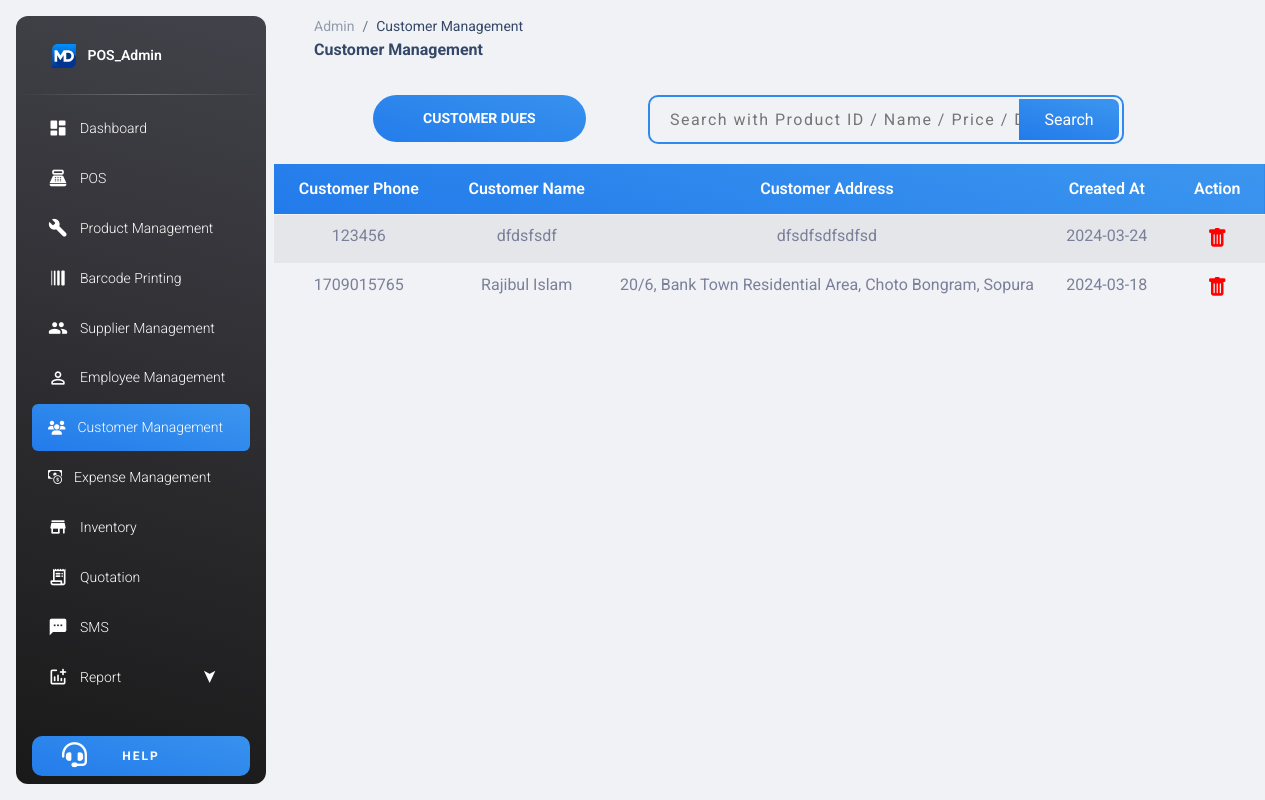
Screenshot of /Admin_panel/customer_management.php with the database file from the repository.
### tables this page shows
CREATE TABLE `customer` (
  `phone` bigint(11) NOT NULL,
  `name` varchar(255) DEFAULT NULL,
  `address` varchar(255) DEFAULT NULL,
  `created_at` varchar(255) NOT NULL
);

### Admin_panel/customer_management.php (the view, shortened to what this page needs)
<!DOCTYPE html>
<html lang="en">
<head>
  <link rel="stylesheet" href="https://cdn.jsdelivr.net/npm/bootstrap-icons@1.11.3/font/bootstrap-icons.min.css">
  <link rel="stylesheet" href="https://cdnjs.cloudflare.com/ajax/libs/font-awesome/6.5.1/css/fontawesome.min.css" />
  <link href="../assets/css/nucleo-icons.css" rel="stylesheet" />
  <link href="../assets/css/nucleo-svg.css" rel="stylesheet" />
  <link href="../assets/css/customer_management.css" rel="stylesheet" />
  <link id="pagestyle" href="../assets/css/material-dashboard.css?v=3.1.0" rel="stylesheet" />
</head>
<body class="g-sidenav-show  bg-gray-200">
  <aside class="sidenav navbar navbar-vertical navbar-expand-xs border-0 border-radius-xl my-3 fixed-start ms-3   bg-gradient-dark" id="sidenav-main">
    <div class="sidenav-header">
      <a class="navbar-brand m-0" href=" https://demos.creative-tim.com/material-dashboard/pages/dashboard " target="_blank">
        <img src="../assets/img/MD logo.svg" class="navbar-brand-img h-100" alt="main_logo">
        <span class="ms-1 font-weight-bold text-white">POS_Admin</span>
      </a>
    </div>
    <hr class="horizontal light mt-0 mb-2">
    <div class="collapse navbar-collapse  w-auto " id="sidenav-collapse-main">
      <ul class="navbar-nav">
        <li class="nav-item">
          <a class="nav-link text-white " href="dashboard.php">
            <div class="text-white text-center me-2 d-flex align-items-center justify-content-center">
              <i class="material-icons opacity-10">dashboard</i>
            </div>
            <span class="nav-link-text ms-1">Dashboard</span>
          </a>
        </li>
        <li class="nav-item">
          <a class="nav-link text-white" href="pos.php">
            <div class="text-white text-center me-2 d-flex align-items-center justify-content-center">
              <i class="material-icons opacity-10">point_of_sale</i>
            </div>
            <span class="nav-link-text ms-1">POS</span>
          </a>
        </li>
        <li class="nav-item">
          <a class="nav-link text-white " href="product_management.php">
            <div class="text-white text-center me-2 d-flex align-items-center justify-content-center">
              <i class="material-icons opacity-10">build</i>
            </div>
            <span class="nav-link-text ms-1">Product Management</span>
          </a>
        </li>
        <li class="nav-item">
          <a class="nav-link text-white " href="barcode_printing.php">
            <div class="text-white text-center me-2 d-flex align-items-center justify-content-center">
              <i class="material-icons opacity-10" style="transform:rotate(90deg);">line_weight</i>
            </div>
            <span class="nav-link-text ms-1">Barcode Printing</span>
          </a>
        </li>
        <li class="nav-item">
          <a class="nav-link text-white " href="supplier_management.php">
            <div class="text-white text-center me-2 d-flex align-items-center justify-content-center">
              <i class="material-icons opacity-10">group</i>
            </div>
            <span class="nav-link-text ms-1">Supplier Management</span>
          </a>
        </li>
        <li class="nav-item">
          <a class="nav-link text-white " href="sales_staff.php">
            <div class="text-white text-center me-2 d-flex align-items-center justify-content-center">
              <i class="material-icons opacity-10">person_outline</i>
            </div>
            <span class="nav-link-text ms-1">Employee Management</span>
          </a>
        </li>
        <li class="nav-item">
          <a class="nav-link text-white bg-gradient-primary" href="customer_management.php">
            <div class="text-white text-center me-2 d-flex align-items-center justify-content-center">
              <i class="fas fa-users opacity-10"></i>
            </div>
            <span class="nav-link-text ms-1">Customer Management</span>
          </a>
        </li>
        <li class="nav-item">
          <a class="nav-link text-white " href="expens_management.php">
            <div class="text-white text-center me-2 d-flex align-items-center justify-content-center">
            <i class="bi bi-cash-coin opacity-10"></i>
            </div>
            <span class="nav-link-text ms-1">Expense Management</span>
          </a>
        </li>
        <li class="nav-item">
          <a class="nav-link text-white " href="inventory.php">
            <div class="text-white text-center me-2 d-flex align-items-center justify-content-center">
              <i class="material-icons opacity-10">store</i>
            </div>
            <span class="nav-link-text ms-1">Inventory</span>
          </a>
        </li>
        <li class="nav-item">
          <a class="nav-link text-white " href="quotation.php">
            <div class="text-white text-center me-2 d-flex align-items-center justify-content-center">
              <i class="material-icons opacity-10">receipt_long</i>
            </div>
            <span class="nav-link-text ms-1">Quotation</span>
          </a>
        </li>
        <li class="nav-item">
          <a class="nav-link text-white" href="sms.php">
            <div class="text-white text-center me-2 d-flex align-items-center justify-content-center">
              <i class="material-icons opacity-10">sms</i>
            </div>
            <span class="nav-link-text ms-1">SMS</span>
          </a>
        </li>
        <li class="nav-item sub_menu">
          <div class="nav-link text-white dropdown_menu " href="">
            <div class="text-white text-center me-2 d-flex align-items-center justify-content-center">
              <i class="material-icons opacity-10">addchart</i>
            </div>
            <span class="nav-link-text ms-1">Report</span>
          </div>
        </li>
      </ul>
    </div>
    <div class="sidenav-footer position-absolute w-100 bottom-1">
      <div class="mx-3">
        <a class="btn bg-gradient-primary w-100 " href="support.php" type="button" style="letter-spacing:2px;border-radius:10px !important;padding:10px !important;"><i class="fas fa-headset position-absolute  text-white" style="font-size:25px;width: 100%; left:-30%; top: 7px;"></i><span class="text-white">Help</span></a>
      </div>
    </div>
  </aside>
  <main class="main-content position-relative max-height-vh-100 h-100 border-radius-lg ">
    <nav class="navbar navbar-main navbar-expand-lg px-0 mx-4 shadow-none border-radius-xl" id="navbarBlur" data-scroll="true">
      <div class="container-fluid py-1 px-3">
        <nav aria-label="breadcrumb">
          <ol class="breadcrumb bg-transparent mb-0 pb-0 pt-1 px-0 me-sm-6 me-5">
            <li class="breadcrumb-item text-sm"><a class="opacity-5 text-dark" href="javascript:;">Admin</a></li>
            <li class="breadcrumb-item text-sm text-dark active" aria-current="page">Customer Management</li>
          </ol>
          <h6 class="font-weight-bolder mb-0">Customer Management</h6>
        </nav>
      </div>
    </nav>
    <div class="search bg-gray-200 d-flex justify-content-center">
      <div class="left">
          <div class="col-lg-12">
          <a href="customer-due.php">
            <button style="font-size:14px; padding:12px 50px !important;" class="btn bg-gradient-primary text-white">Customer Dues</button>
          </a>
          </div>
      </div>
        <div class="right">
          <input type="text" name="search" id="search" placeholder="Search with Product ID / Name / Price / Date">
          <input class="bg-gradient-primary" type="submit" name="submit" id="submit" value="Search">
        </div>
    </div>
    <div class="view">
        <table class="text-center table table-striped">
            <thead class="bg-gradient-primary text-white">
              <tr>
                <th>Customer Phone</th>
                <th>Customer Name</th>
                <th>Customer Address</th>
                <th>Created At</th>
                <th>Action</th>
              </tr>
            </thead>
            <tbody>
              <?php
                require_once("../conn.php");
                $sql = "select * from customer";
                $qry = mysqli_query($conn,$sql);
                if(mysqli_num_rows($qry)>0)
                {
                  while($row=mysqli_fetch_assoc($qry))
                  {
                    ?>
              <tr>
                <td><?php echo $row['phone']; ?></td>
                <td><?php echo $row['name']; ?></td>
                <td><?php echo $row['address']; ?></td>
                <td><?php echo $row['created_at']; ?></td>
                <td><a href="SQL/deleteCustomer.php?phone=<?php echo $row['phone']; ?>"><i style= "color:red;font-size:20px;" class="bi bi-trash-fill"></i></a></td>
              </tr>
              <?php
                  }
                }
              ?>
            </tbody>
        </table>
    </div>

### assets/css/customer_management.css (style rules this page uses)
.search { text-align: center; justify-content: space-between; padding: 2% 10%; }
.right { position: relative; width: 60%; margin: auto; }
.right input[type="text"] { padding: 10px 20px; letter-spacing: 1.5px; border-radius: 10px; border: 2px solid #3089ED; margin: 0px 10px; background: transparent; width: 100%; }
.right input[type="submit"] { position: absolute; top: 4px; right: -5px; padding: 8px 25px; color: white; border: none; border-top-right-radius: 7px; border-bottom-right-radius: 7px }

### rows the page displays
customer: phone "123456", name "dfdsfsdf", address "dfsdfsdfsdfsd", created_at "2024-03-24"
customer: phone "1709015765", name "Rajibul Islam", address "20/6, Bank Town Residential Area, Choto Bongram, Sopura", created_at "2024-03-18"
